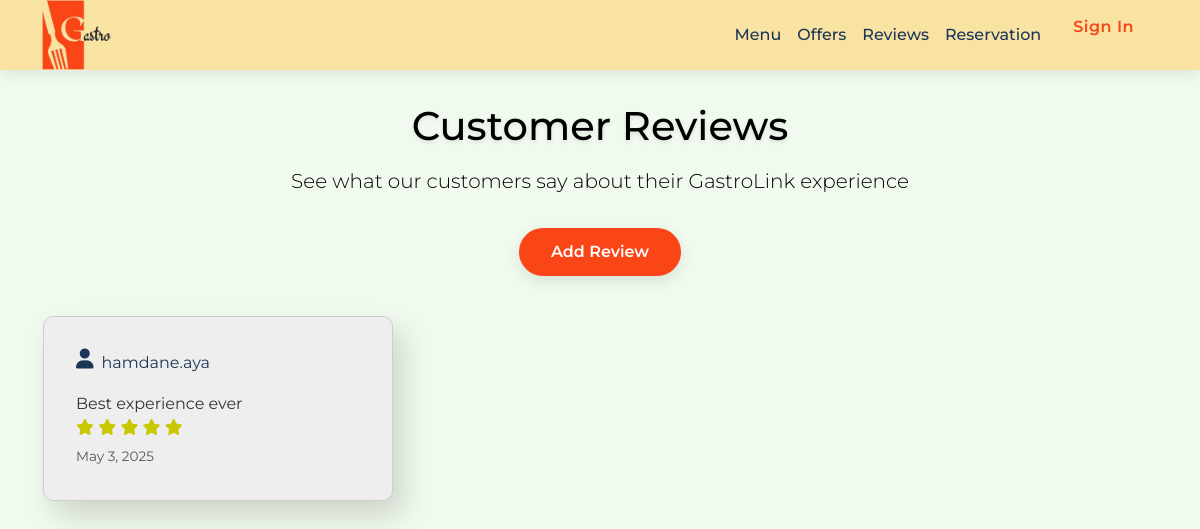
Page /feedback/reviews/ (signed in) on the earlier database version.
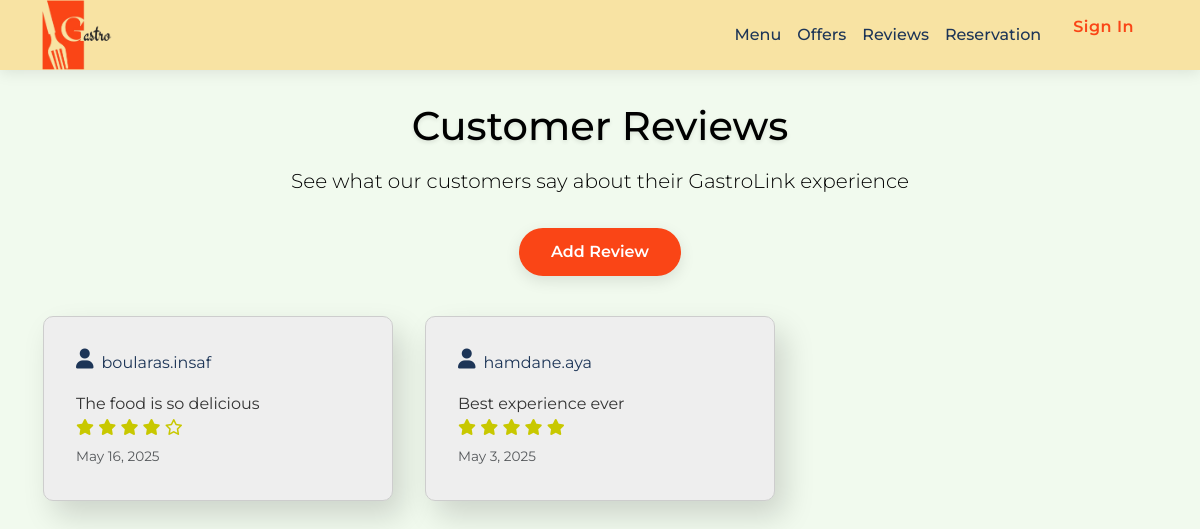
Same page on the later database version.
### feedback/models.py (models this page shows)
class Review(models.Model):
    client = models.ForeignKey(Client, on_delete=models.CASCADE)
    rating = models.PositiveSmallIntegerField()
    comment = models.TextField()
    date = models.DateField(auto_now_add=True)

### restaurant/models.py (models this page shows)
class Client(models.Model):
    user = models.OneToOneField(User, on_delete=models.CASCADE, primary_key=True)
    loyality_points = models.IntegerField(default=0)
    def __str__(self):
        return self.user.username

class User(AbstractUser):
    USER_TYPES = (
        ('PDG', 'PDG'),
        ('MANAGER', 'Manager'),
        ('CHEF', 'Chef'),
        ('SERVER', 'Server'),
        ('DELIVERY', 'Delivery Person'),
        ('CLIENT', 'Client'),
        ('SUPPLIER', 'Supplier'),
    )
    user_type = models.CharField(max_length=10, choices=USER_TYPES)
    phone = models.CharField(max_length=20)
    groups = models.ManyToManyField(
        'auth.Group',
        verbose_name='groups',
        blank=True,
        help_text='The groups this user belongs to.',
        related_name="restaurant_user_groups",
        related_query_name="restaurant_user",
    )
    user_permissions = models.ManyToManyField(
        'auth.Permission',
        verbose_name='user permissions',
        blank=True,
        help_text='Specific permissions for this user.',
        related_name="restaurant_user_permissions",
        related_query_name="restaurant_user",
    )

### feedback/views.py (the view)
# urls.py: path('reviews/', views.review_list, name='review_list'),
def review_list(request):
    reviews = Review.objects.select_related('client').order_by('-date')
    return render(request, 'client/reviews.html', {'reviews': reviews})

### templates/client/reviews.html (shortened to what this page needs)
<!DOCTYPE html>
{% load static %}
<html lang="fr">
<head>
    <link href="https://cdn.jsdelivr.net/npm/bootstrap@5.3.2/dist/css/bootstrap.min.css" rel="stylesheet">
    <link rel="stylesheet" href="https://cdnjs.cloudflare.com/ajax/libs/font-awesome/6.0.0/css/all.min.css">
    <link rel="stylesheet" href="{% static 'styles/client/reviews.css' %}">
</head>
<body>
    <nav class="navbar navbar-expand-lg">
        <div class="container">
            <a class="navbar-brand" href="{% url 'landing_page' %}"><img src="{% static 'images/GASTRO_LINK-.png' %}" alt="GastroLink" class="logo"></a>
             <div class="collapse navbar-collapse" id="navbarNav">
                <ul class="navbar-nav ms-auto">
                    <li class="nav-item"><a class="nav-link" href="{% url 'order' %}">Menu</a></li>
                    <li class="nav-item"><a class="nav-link" href="{% url 'client_offers' %}">Offers</a></li>
                    <li class="nav-item"><a class="nav-link" href="{% url 'review_list' %}">Reviews</a></li>
                    <li class="nav-item"><a class="nav-link" href="{% url 'create_reservation' %}">Reservation</a></li>
                    {% if user.is_authenticated and user.user_type == "CLIENT" %}
                      <div class="sidebar-header">
                        <div class="avatar-circle" style="background-color: #d9230f;">
                           <a href="{% url 'profile' %}">{{ user.username.0|upper }}</a>
                        </div>
                      </div>
                    {% else %}
                    <li class="nav-item">
                      <a href="{% url 'login' %}" class="btn-signin">Sign In</a>
                    </li>
                    {% endif %}
                </ul>
            </div>
        </div>
    </nav>
    <div class="reviews-header">
        <div class="container">
            <h1>Customer Reviews</h1>
            <p class="lead">See what our customers say about their GastroLink experience</p>
            <a href="{% url 'add_review' %}" class="btn btn-success add-review-btn">Add Review</a>
        </div>
    </div>
    <div class="reviews-container">
        {% for review in reviews %}
            <div class="review-card">
                <div class="review-text d-flex gap-2 ">
                    <i class="fa-solid fa-user"></i>
                    <p>{{ review.client }}</p>
                </div>
                <div class="review-author">
                    <div class="author-info">
                        {{ review.comment }}
                        <div class="review-rating">
                            {% for i in "12345" %}
                                {% if forloop.counter <= review.rating %}
                                    <i class="fas fa-star"></i>
                                {% else %}
                                    <i class="far fa-star"></i>
                                {% endif %}
                            {% endfor %}
                        </div>
                        <small class="text-muted">{{ review.date }}</small>
                    </div>
                </div>
            </div>
        {% empty %}
            <p>No reviews yet. Be the first to add one!</p>
        {% endfor %}
    </div>
</body>
</html>

Differences in the rows shown:
added Review: client "boularas.insaf", comment "The food is so delicious", rating 4 (drawn), date "May 16, 2025"
